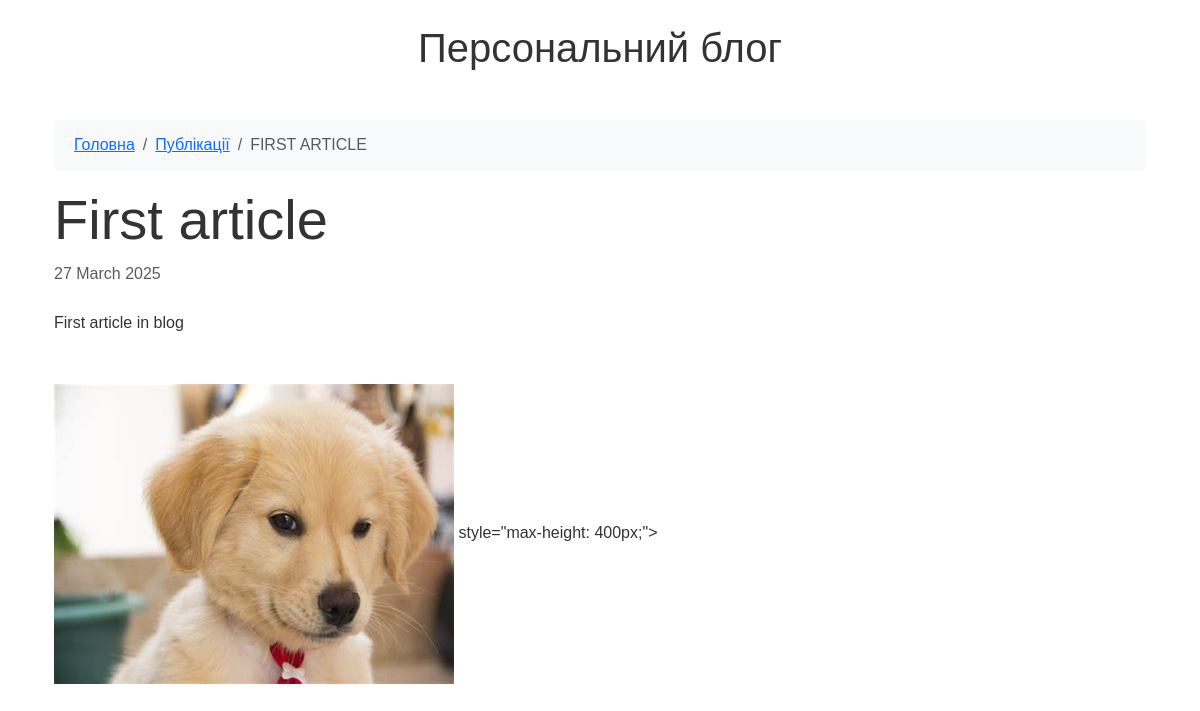
The page /articles/2025/03/27/first-article on the database its author committed.
### app_blog/models.py (models this page shows, shortened)
class Article(models.Model):
    title = models.CharField(u'Заголовок', max_length=250, help_text=u'Максимум 250 сим.')
    description = models.TextField(blank=True, verbose_name=u'Опис')
    pub_date = models.DateTimeField(u'Дата публікації', default=timezone.now)
    slug = models.SlugField(u'Слаг', unique_for_date='pub_date')
    main_page = models.BooleanField(u'Головна', default=True, help_text=u'Показувати на головній сторінці')
    category = models.ForeignKey(Category, related_name='articles', blank=True, null=True, verbose_name=u'Категорія',on_delete=models.CASCADE)
    class Meta:
        ordering = ['-pub_date']
        verbose_name = u'Стаття'
        verbose_name_plural = u'Статті'

class ArticleImage(models.Model):
    article = models.ForeignKey(Article, verbose_name=u'Стаття', related_name='images', on_delete=models.CASCADE)
    image = models.ImageField(u'Фото', upload_to='photos')
    title = models.CharField(u'Заголовок', max_length=250, help_text=u'Максимум 250 сим.', blank=True)
    class Meta:
        verbose_name = u'Фото для статті'
        verbose_name_plural = u'Фото для статті'

### app_blog/views.py (the view)
class ArticleDetail(DateDetailView):
    model = Article
    template_name = 'article_detail.html'
    context_object_name = 'item'
    date_field = 'pub_date'
    query_pk_and_slug = True
    month_format = '%m'
    allow_future = True
    def get_context_data(self, *args, **kwargs):
        context = super(ArticleDetail, self).get_context_data(*args, **kwargs)
        try:
            context['images'] = context['item'].images.all()
        except:
            pass
        return context

### app_blog/templates/article_detail.html (shortened to what this page needs)
{% extends "base.html" %}
{% load static %}
{% block content %}
<div class="container py-4">
    <nav aria-label="breadcrumb">
        <ol class="breadcrumb bg-light">
            <li class="breadcrumb-item"><a href="/">Головна</a></li>
            <li class="breadcrumb-item"><a href="{% url 'articles-list' %}">Публікації</a></li>
            <li class="breadcrumb-item active">{{ item.title|truncatechars:30|upper }}</li>
        </ol>
    </nav>
    <article class="article-detail">
        <header class="mb-4">
            <h1 class="article-title display-4">{{ item.title }}</h1>
            <div class="text-muted mb-3">
                <time datetime="{{ item.pub_date|date:'Y-m-d' }}">
                    {{ item.pub_date|date:"d E Y" }}
                </time>
            </div>
        </header>
        <div class="article-content mb-5">
            {{ item.description|safe }}
        </div>
        {% if item.images.all %}
        <div class="article-gallery mt-5">
            {% include 'fotorama.html' with images=item.images.all %}
        </div>
        {% endif %}
    </article>
</div>
{% endblock %}

### app_blog/templates/fotorama.html (shortened to what this page needs)
{% spaceless %}
{% load static %}
{% endspaceless %}

### app_blog/static/css/main.css (style rules this page uses)
body { font-family: 'Ubuntu', sans-serif; line-height: 1.6; color: #333; }
.breadcrumb { padding: 0.75rem 1.25rem; border-radius: 0.25rem; }

### rows shown on the page
Article: title "FIRST ARTICLE", title "First article", pub_date "27 March 2025", description "First article in blog", id.image (picture), id.image "style=\"max-height: 400px;\">"
